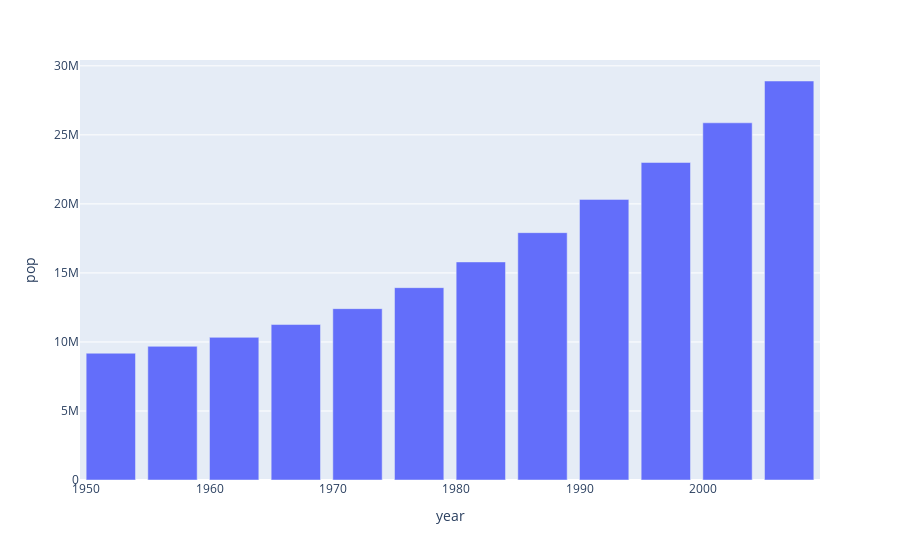

Notebook source saved alongside this figure:
### Markdown cell above
### Plot the bar graph of `year` vs `population` of `Nepal` with Plotly

### Code cell
fig = px.bar(df_nepal, x='year', y='pop')
fig.show()

### Figure 1 — Plotly figure (JSON) as saved in the notebook; plotly's stock layout.template omitted (floating-point values rounded to 4 significant figures)
{"data": [{"alignmentgroup": "True", "hovertemplate": "year=%{x}<br>pop=%{y}<extra></extra>", "legendgroup": "", "marker": {"color": "#636efa", "pattern": {"shape": ""}}, "name": "", "offsetgroup": "", "orientation": "v", "showlegend": false, "textposition": "auto", "type": "bar", "x": [1952, 1957, 1962, 1967, 1972, 1977, 1982, 1987, 1992, 1997, 2002, 2007], "xaxis": "x", "y": [9182536, 9682338, 10332057, 11261690, 12412593, 13933198, 15796314, 17917180, 20326209, 23001113, 25873917, 28901790], "yaxis": "y"}], "layout": {"barmode": "relative", "legend": {"tracegroupgap": 0}, "margin": {"t": 60}, "xaxis": {"anchor": "y", "domain": [0, 1], "title": {"text": "year"}}, "yaxis": {"anchor": "x", "domain": [0, 1], "title": {"text": "pop"}}}}
